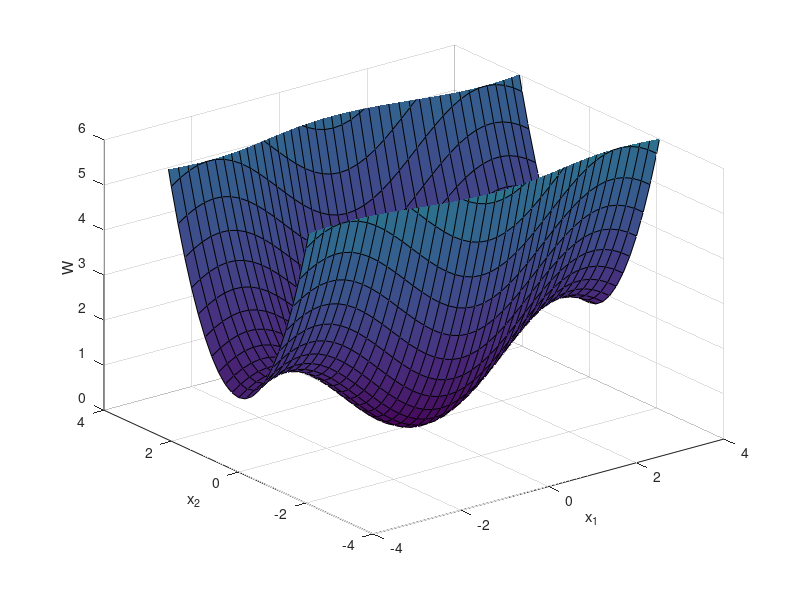
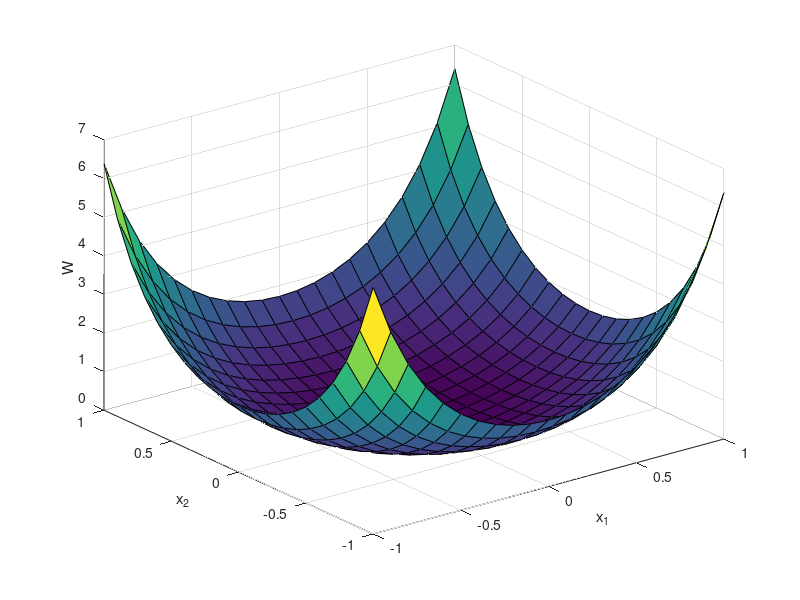
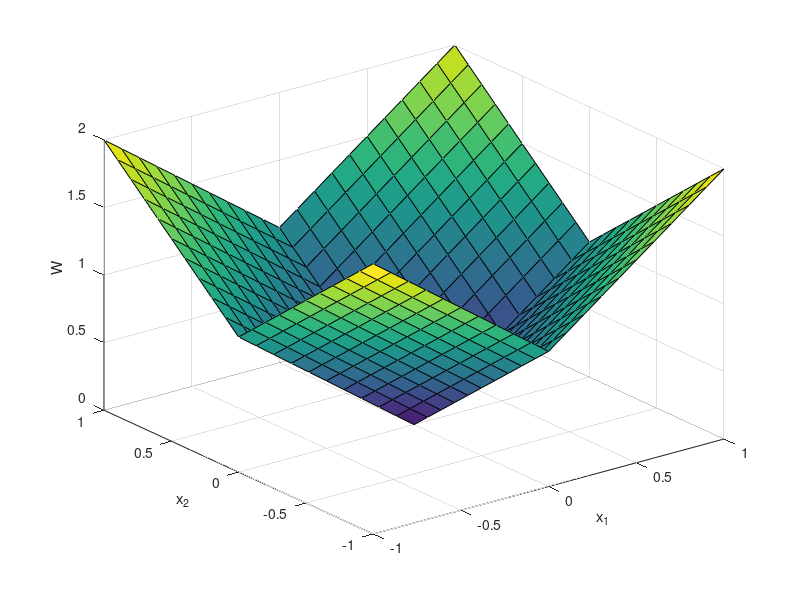
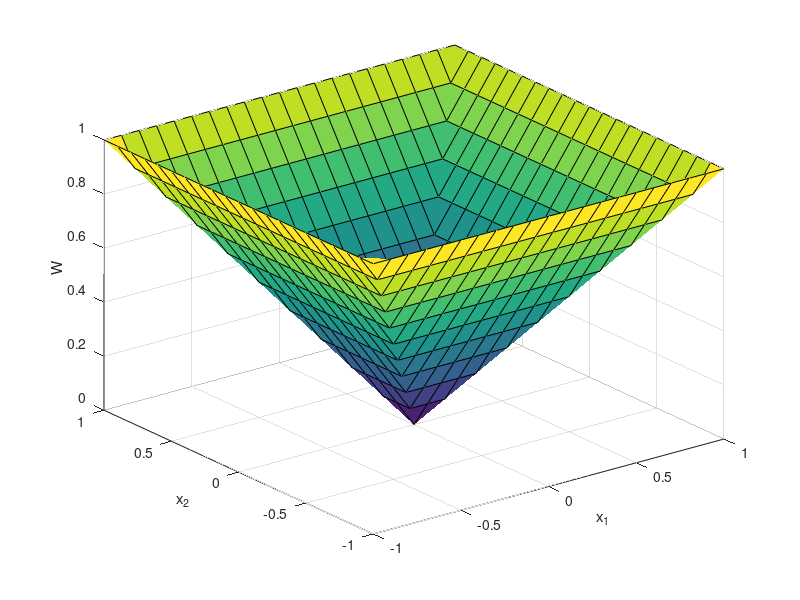

MATLAB code to generate these figures, in order:
function Esempio4_1()
  close all
  clear all
  clc
  %
  % Il seguente file produce i grafici presentati nel libro di testo
  %
  alfa=1;
  beta=1;
  punti=-4:0.2:4;
  [X,Y] = meshgrid(punti,punti);
  Z1 = alfa*(1 - cos(X)) + beta*Y.^2;
  figure;
  surface(X,Y,Z1);
  axis([-4 4 -4 4 0 6]);
  grid;
  xlabel('x_1');
  ylabel('x_2');
  zlabel('W');
  view(3);

  punti=-1:0.1:1;
  [X,Y] = meshgrid(punti,punti);
  Z2 = exp(X.^2 + Y.^2) - 1;
  figure;
  surface(X,Y,Z2);
  axis([-1 1 -1 1 0 7]);
  grid;
  xlabel('x_1');
  ylabel('x_2');
  zlabel('W');
  view(3);

  Z3 = abs(X) + abs(Y);
  figure;
  surface(X,Y,Z3);
  axis([-1 1 -1 1 0 2]);
  grid;
  xlabel('x_1');
  ylabel('x_2');
  zlabel('W');
  view(3);

  Z4 = max(abs(X), abs(Y));
  figure;
  surface(X,Y,Z4);
  axis([-1 1 -1 1 0 1]);
  grid;
  xlabel('x_1');
  ylabel('x_2');
  zlabel('W');
  view(3);
end
